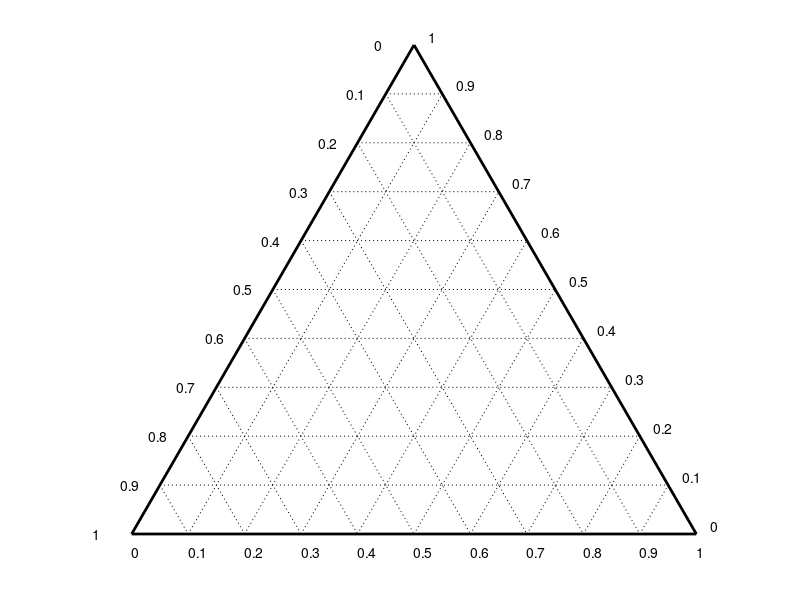

Write MATLAB code to recreate this figure.
function [h,hg,htick]=terplot(number)
%FUNCTION [h,hg,htick]=TERPLOT perpares a ternary axis system that is
% needed for the ternaryc function. It returns three handels:
% - h:      to modify the patch created by the fill function;
% - hg:     to change each grid line separately (must probably be
% modified);
% - htick:  to edit the tick labels (probably very inconvinient)
%
% Uli Theune, Geophysics, University of Alberta
%
if nargin<1
    number=11;
end
h=fill([0 1 0.5 0],[0 0 0.866 0],'w','linewidth',2);
%set(h,'facecolor',[0.7 0.7 0.7],'edgecolor','w')
%set(gcf,'color',[0 0 0.3])
d1=cos(pi/3);
d2=sin(pi/3);
l=linspace(0,1,number);
hold on
for i=2:length(l)-1
   hg(i-1,3)=plot([l(i)*d1 1-l(i)*d1],[l(i)*d2 l(i)*d2],':k','linewidth',0.25);
   hg(i-1,1)=plot([l(i) l(i)+(1-l(i))*d1],[0 (1-l(i))*d2],':k','linewidth',0.25);
   hg(i-1,2)=plot([(1-l(i))*d1 1-l(i)],[(1-l(i))*d2 0],':k','linewidth',0.25);
end
hold off
axis image
axis off
% Make x-tick labels
for i=1:number
    htick(i,1)=text(l(i),-0.032,num2str(l(i)));
    htick(i,3)=text(1-l(i)*cos(pi/3)+0.025,l(i)*sin(pi/3)+0.015,num2str(l(i)));
    htick(i,2)=text(0.5-l(i)*cos(pi/3)-0.07,sin(pi/3)*(1-l(i)),num2str(l(i)));
end

set(gcf,'WindowButtonDownFcn','InitTerExpl');
global hx;



